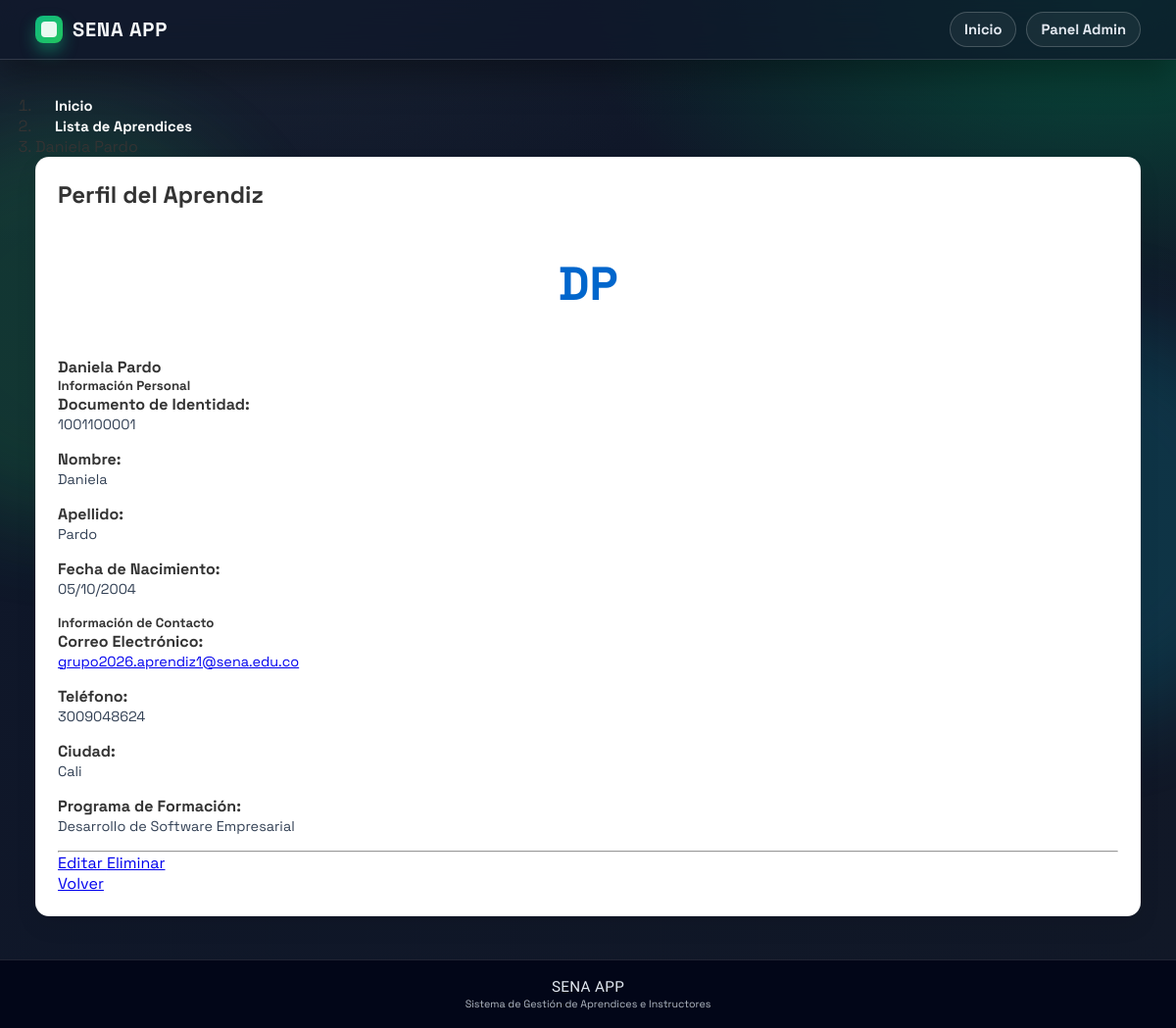
The page /aprendices/21/ on the database its author committed.
### aprendices/models.py (models this page shows, shortened)
class Aprendiz(models.Model):
    documento_identidad = models.CharField(max_length=20, unique=True)
    nombre = models.CharField(max_length=100)
    apellido = models.CharField(max_length=100)
    telefono = models.CharField(max_length=15, null=True, blank=True)
    fecha_nacimiento = models.DateField()
    correo_electronico = models.EmailField(unique=True, null=True, blank=True)
    ciudad = models.CharField(max_length=100, null=True, blank=True)
    programa = models.CharField(max_length=100, null=True, blank=True, verbose_name="Programa de Formación")
    class Meta:
        verbose_name = "Aprendiz"
        verbose_name_plural = "Aprendices"
        ordering = ['nombre', 'apellido']
    def nombre_completo(self):
        return f"{self.nombre} {self.apellido}"

### aprendices/views.py (the view)
# urls.py: path('aprendices/<int:aprendiz_id>/', views.AprendizDetailView.as_view(), name='detalle_aprendiz'),
class AprendizDetailView(generic.DetailView):
    model = Aprendiz
    template_name = 'detalle_aprendiz.html'
    context_object_name = 'aprendiz'
    pk_url_kwarg = 'aprendiz_id'

### aprendices/templates/detalle_aprendiz.html (shortened to what this page needs)
{% extends 'master.html' %}
{% block content %}
<div class="container mt-4">
    <nav aria-label="breadcrumb" class="mb-4">
        <ol class="breadcrumb">
            <li class="breadcrumb-item"><a href="{% url 'aprendices:main' %}">Inicio</a></li>
            <li class="breadcrumb-item"><a href="{% url 'aprendices:lista_aprendices' %}">Lista de Aprendices</a></li>
            <li class="breadcrumb-item active" aria-current="page">{{ aprendiz.nombre_completo }}</li>
        </ol>
    </nav>
    <div class="card shadow">
        <div class="card-header bg-info text-white">
            <h2 class="card-title mb-0">
                 Perfil del Aprendiz
            </h2>
        </div>
        <div class="card-body">
            <div class="row mb-4">
                <div class="col-md-3 text-center">
                    <div class="bg-light p-4 rounded" style="width: 150px; height: 150px; display: flex; align-items: center; justify-content: center; margin: 0 auto;">
                        <div style="font-size: 3rem; font-weight: bold; color: #0066cc;">
                            {{ aprendiz.nombre.0 }}{{ aprendiz.apellido.0 }}
                        </div>
                    </div>
                    <h4 class="mt-3">{{ aprendiz.nombre_completo }}</h4>
                </div>
                <div class="col-md-9">
                    <div class="row">
                        <div class="col-md-6">
                            <h5 class="text-muted mb-3">Información Personal</h5>
                            <div class="mb-3">
                                <strong>Documento de Identidad:</strong>
                                <p>{{ aprendiz.documento_identidad }}</p>
                            </div>
                            <div class="mb-3">
                                <strong>Nombre:</strong>
                                <p>{{ aprendiz.nombre }}</p>
                            </div>
                            <div class="mb-3">
                                <strong>Apellido:</strong>
                                <p>{{ aprendiz.apellido }}</p>
                            </div>
                            <div class="mb-3">
                                <strong>Fecha de Nacimiento:</strong>
                                <p>{{ aprendiz.fecha_nacimiento|date:"d/m/Y" }}</p>
                            </div>
                        </div>
                        <div class="col-md-6">
                            <h5 class="text-muted mb-3">Información de Contacto</h5>
                            <div class="mb-3">
                                <strong>Correo Electrónico:</strong>
                                <p><a href="mailto:{{ aprendiz.correo_electronico }}">{{ aprendiz.correo_electronico }}</a></p>
                            </div>
                            <div class="mb-3">
                                <strong>Teléfono:</strong>
                                <p>{{ aprendiz.telefono }}</p>
                            </div>
                            <div class="mb-3">
                                <strong>Ciudad:</strong>
                                <p>{{ aprendiz.ciudad }}</p>
                            </div>
                            <div class="mb-3">
                                <strong>Programa de Formación:</strong>
                                <p>
                                    {% if aprendiz.programa %}
                                        <span class="badge bg-success">{{ aprendiz.programa }}</span>
                                    {% else %}
                                        <span class="badge bg-secondary">Sin programa asignado</span>
                                    {% endif %}
                                </p>
                            </div>
                        </div>
                    </div>
                </div>
            </div>
            <hr>
            <div class="d-flex gap-2 justify-content-between mt-4">
                <div>
                    <a href="{% url 'aprendices:editar_aprendiz' aprendiz.id %}" class="btn btn-warning">
                         Editar
                    </a>
                    <a href="{% url 'aprendices:eliminar_aprendiz' aprendiz.id %}" class="btn btn-danger"
                       onclick="return confirm('¿Está seguro de eliminar a {{ aprendiz.nombre_completo }}?')">
                         Eliminar
                    </a>
                </div>
                <a href="{% url 'aprendices:lista_aprendices' %}" class="btn btn-secondary">
                     Volver
                </a>
            </div>
        </div>
    </div>
</div>
{% endblock %}

### aprendices/static/mystyles.css (style rules this page uses)
* { margin: 0; padding: 0; box-sizing: border-box; font-family: 'Nunito', 'Trebuchet MS', Verdana, sans-serif; }
body { background-color: #f5f5f5; background-image: radial-gradient(circle at 15% 20%, rgba(255,255,255,0.75) 0%, rgba(255,255,255,0) 38%), radial-gradient(circle at 85% 5%, rgba(255,255,255,0.7) 0%, rgba(255,255,255,0) 34%); display: flex; flex-direction: column; min-height: 100vh; color: #333; }
nav a { color: white; text-decoration: none; margin-left: 20px; font-size: 0.92rem; font-weight: 700; position: relative; padding-bottom: 2px; }
nav a::after { content: ''; position: absolute; left: 0; bottom: -2px; width: 0; height: 2px; background: white; transition: width 0.2s ease; }
.card { background-color: white; padding: 22px; border-radius: 14px; box-shadow: 0 10px 22px rgba(0,0,0,0.08); display: flex; flex-direction: column; justify-content: space-between; border: 1px solid rgba(0,0,0,0.04); transition: transform 0.25s ease, box-shadow 0.25s ease; animation: riseIn 0.45s ease-out; }
.card p { color: #666; font-size: 0.9rem; margin-bottom: 15px; line-height: 1.4; }
:root { --bg-0: #0f172a; --bg-1: #111827; --panel: rgba(255, 255, 255, 0.96); --panel-soft: rgba(255, 255, 255, 0.82); --ink-900: #0b1020; --ink-700: #334155; --line-soft: rgba(15, 23, 42, 0.1); }
.neo-layout { position: relative; isolation: isolate; background: radial-gradient(1200px 600px at 10% -10%, #1f2937 0%, rgba(31, 41, 55, 0) 60%), radial-gradient(1000px 550px at 95% 0%, #064e3b 0%, rgba(6, 78, 59, 0) 55%), linear-gradient(120deg, var(--bg-0), var(--bg-1)); }
* { font-family: 'Space Grotesk', 'Segoe UI', sans-serif; }
.stats, .list-shell p, .info-item, .card p { color: var(--ink-700); }

### rows shown on the page
Aprendiz: nombre.0 "D", apellido.0 "P", nombre_completo "Daniela Pardo", documento_identidad "1001100001", nombre "Daniela", apellido "Pardo", fecha_nacimiento "05/10/2004", correo_electronico "grupo2026.aprendiz1@sena.edu.co", telefono "3009048624", ciudad "Cali", programa "Desarrollo de Software Empresarial"
